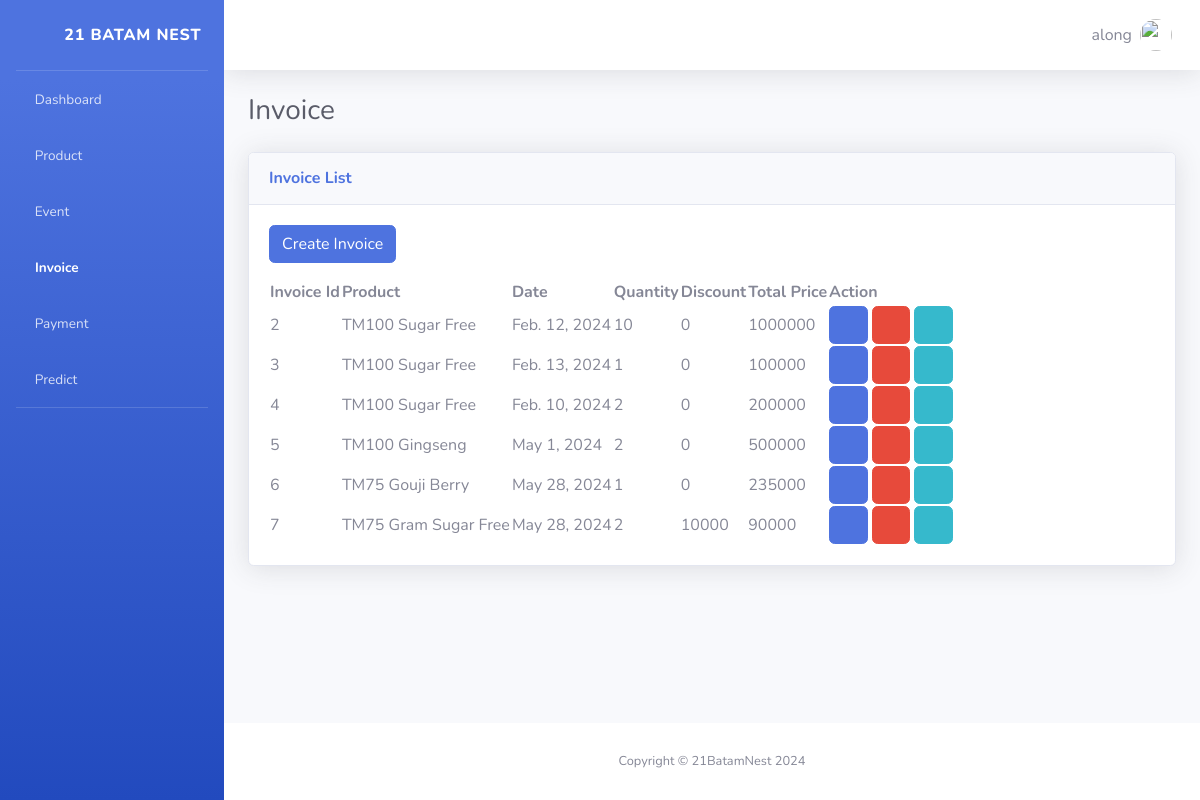
Screenshot of /invoice/ (signed in) with the database file from the repository.
### apps/models.py (models this page shows)
class Invoice(models.Model):
    product = models.ForeignKey(Product, on_delete=models.CASCADE)
    event = models.ForeignKey(Event, on_delete=models.CASCADE)
    quantity = models.IntegerField()
    total_price = models.IntegerField()
    date = models.DateField(auto_now=True,)
    discount = models.IntegerField()
    payment_method = models.CharField(max_length=100)
    customer = models.CharField(max_length=100)
    sales = models.CharField(max_length=100)

class Product(models.Model):
    product_name = models.CharField(max_length=100)
    description = models.TextField(max_length=300, null=True)
    price = models.IntegerField()

### apps/views.py (the view)
# urls.py: path('invoice/', views.invoice, name='invoice'),
def invoice(request: HttpRequest) -> HttpResponse:
    invoice = Invoice.objects.all()
    listinvoice = []
    for i in invoice:
        invoices = {
            'id': i.id,
            'product': i.product.product_name,
            'event': i.event.event_name,
            'quantity': i.quantity,
            'total_price': i.total_price,
            'date': i.date,
            'discount': i.discount,
            'payment_method': i.payment_method,
            'customer': i.customer,
            'sales': i.sales,
        }
        listinvoice.append(invoices)
    auth = auth_check(request)
    if auth is not None:
        return auth
    return render(request, "apps/invoice.html", {'invoice': listinvoice,})

### apps/views.py (called while the page is built)
def auth_check(request):
    if not request.user.is_authenticated:
        return redirect("login")
    return None

### apps/templates/apps/invoice.html (shortened to what this page needs)
<!DOCTYPE html>
<html lang="en">
  {% load static %} {% include "apps/partials/header.html" %}
  <body id="page-top">
    <div id="wrapper">
      {% include "partials/sidebar.html" %}
      <div id="content-wrapper" class="d-flex flex-column">
        <div id="content">
          {% include 'apps/partials/navbar.html' %}
          <div class="container-fluid">
            <div
              class="d-sm-flex align-items-center justify-content-between mb-4"
            >
              <h1 class="h3 mb-0 text-gray-800">Invoice</h1>
            </div>
            <div class="row">
              <div class="col-lg mb-4">
                <div class="card shadow mb-4">
                  <div class="card-header py-3">
                    <h6 class="m-0 font-weight-bold text-primary">
                      Invoice List
                    </h6>
                  </div>
                  <div class="card-body">
                    <a href="/invoice/addinvoice" class="btn btn-primary mb-3">
                      Create Invoice
                    </a>
                    <div class="text">
                      <table class="" id="datatablesSimple">
                        <thead>
                          <tr>
                            <th>Invoice Id</th>
                            <th>Product</th>
                            <th>Date</th>
                            <th>Quantity</th>
                            <th>Discount</th>
                            <th>Total Price</th>
                            <th>Action</th>
                          </tr>
                        </thead>
                        <tdata>
                          {% for i in invoice %}
                          <tr>
                            <td>{{ i.id }}</td>
                            <td>{{ i.product }}</td>
                            <td>{{ i.date }}</td>
                            <td>{{ i.quantity }}</td>
                            <td>{{ i.discount }}</td>
                            <td>{{ i.total_price }}</td>
                            <td>
                              <a
                                href="/apps/invoice/updateinvoice/{{ i.id }}"
                                class="btn btn-primary"
                              >
                                <i class="fas fa-edit"></i>
                              </a>
                              <a
                                href="{% url 'delete_invoice' i.id %}"
                                class="btn btn-danger"
                                onclick="return confirmation();"
                              >
                                <i class="fas fa-eraser"></i>
                              </a>
                              <a
                                href="{% url 'view_invoice' i.id %}"
                                class="btn btn-info"
                              >
                                <i class="far fa-file-alt"></i>
                              </a>
                            </td>
                          </tr>
                          {% endfor %}
                        </tdata>
                      </table>
                    </div>
                  </div>
                </div>
              </div>
            </div>
          </div>
        </div>
        {% include "apps/partials/footer.html" %}
      </div>
    </div>
  </body>
</html>

### apps/templates/apps/partials/navbar.html (shortened to what this page needs)
{% load static %}
<nav
  class="navbar navbar-expand navbar-light bg-white topbar mb-4 static-top shadow"
>
  <ul class="navbar-nav ml-auto">
    <li class="nav-item dropdown no-arrow">
      <a
        class="nav-link dropdown-toggle"
        href="#"
        id="userDropdown"
        role="button"
        data-toggle="dropdown"
        aria-haspopup="true"
        aria-expanded="false"
      >
        <span class="mr-2 d-none d-lg-inline text-gray-600 medium">
          {{ user.username }}
        </span>
        <img
          class="img-profile rounded-circle"
          src="{% static 'apps/img/undraw_profile.svg'%}"
        />
      </a>
    </li>
  </ul>
</nav>

### rows the page displays
Invoice: id "2", product "TM100 Sugar Free", date "Feb. 12, 2024", quantity "10", discount "0", total_price "1000000"
Invoice: id "3", product "TM100 Sugar Free", date "Feb. 13, 2024", quantity "1", discount "0", total_price "100000"
Invoice: id "4", product "TM100 Sugar Free", date "Feb. 10, 2024", quantity "2", discount "0", total_price "200000"
Invoice: id "5", product "TM100 Gingseng", date "May 1, 2024", quantity "2", discount "0", total_price "500000"
Invoice: id "6", product "TM75 Gouji Berry", date "May 28, 2024", quantity "1", discount "0", total_price "235000"
Invoice: id "7", product "TM75 Gram Sugar Free", date "May 28, 2024", quantity "2", discount "10000", total_price "90000"

### other values shown
{{ user.username }} "along"
